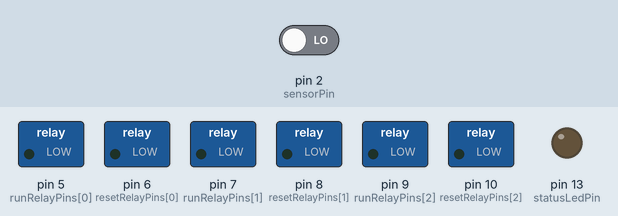
Simulated run of this sketch. Board: Arduino Uno, built with avr-gcc and run on an emulated ATmega328P. On the bench: switched loads named in the sketch (green lamp = pin HIGH), output pins drawn as LEDs (lit = HIGH). The inputs (shaded band) are chosen by the test bench; at power-on: pin 2 (sensorPin) LOW.

Above: at 1.2 s.
1.3 s: pin 2 (sensorPin) driven HIGH
At 2.5 s:
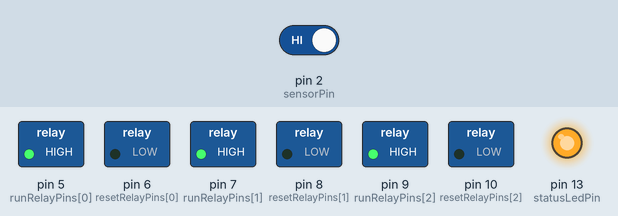
Timing chart, 0 to 4.3 s (numbered marks = the images above; inputs shaded):
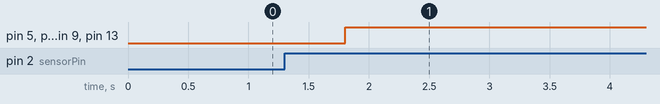

The sketch:

presence_group_controller_no_bus_relay_test.ino
```cpp
/*
  Becoming Ripples - Presence Group Controller no-bus relay test
  Board: Arduino Nano R3 / Uno compatible

  Temporary diagnostic sketch.

  Purpose:
  - Disable the D3 cross-controller bus completely.
  - Test one local LD2410 OUT input on D2.
  - Test all six relay channels:
    D5/D7/D9  -> RUN relays for devices 1/2/3
    D6/D8/D10 -> RESET relays for devices 1/2/3

  This variant is tuned for the relay behavior reported on site:
  RELAY_ACTIVE_LOW is set to false, meaning HIGH turns a relay ON.

  Test timeline now matches the production timing, except D3 bus is disabled:
  - Local presence on D2 for 500ms: D13 ON, RUN relays 1/2/3 ON.
  - No presence for holdTimeMs: D13 OFF, RUN relays 1/2/3 OFF.
  - After resetIdleDelayMs in IDLE: pulse relay 4 for resetPulseMs.
  - Then pulse relay 5, then relay 6, separated by resetBetweenDevicesMs.

  If presence appears during an active reset pulse, this version finishes the
  current reset pulse first, then switches to RUN. The device firmware itself
  still decides when it is ready to react to RUN; if it has already entered
  autoHome(), it will complete that blocking reset flow before running.
*/

const int sensorPin = 2;
const int deviceCount = 3;
const int runRelayPins[deviceCount] = {5, 7, 9};
const int resetRelayPins[deviceCount] = {6, 8, 10};
const int statusLedPin = 13;

const bool SENSOR_ACTIVE_HIGH = true;
const bool RELAY_ACTIVE_LOW = false;
const bool FINISH_ACTIVE_RESET_PULSE_BEFORE_RUN = true;

const unsigned long presenceDebounceMs = 500UL;
const unsigned long holdTimeMs = 180000UL;
const unsigned long resetIdleDelayMs = 300000UL;
const unsigned long resetPulseMs = 2000UL;
const unsigned long resetBetweenDevicesMs = 600000UL;
// Row A: 0UL. Row B: 300000UL to start reset 5 minutes later than Row A.
const unsigned long resetStartOffsetMs = 0UL;
const unsigned long loopDelayMs = 20UL;

unsigned long lastLocalPresenceTime = 0;
unsigned long localPresenceStartedTime = 0;
bool roomRunActive = false;
bool hasSeenLocalPresence = false;
bool rawLocalPresenceWasActive = false;

bool idleResetTimerStarted = false;
bool resetSweepComplete = false;
unsigned long nextResetAllowedTime = 0;
unsigned long resetPulseStartedTime = 0;
int nextResetDeviceIndex = 0;
int activeResetDeviceIndex = -1;
int resetPulsesThisIdle = 0;

bool readLocalPresence() {
  int sensorValue = digitalRead(sensorPin);
  return SENSOR_ACTIVE_HIGH ? sensorValue == HIGH : sensorValue == LOW;
}

bool readDebouncedLocalPresence(unsigned long now) {
  bool rawLocalPresence = readLocalPresence();

  if (!rawLocalPresence) {
    rawLocalPresenceWasActive = false;
    return false;
  }

  if (!rawLocalPresenceWasActive) {
    rawLocalPresenceWasActive = true;
    localPresenceStartedTime = now;
  }

  return now - localPresenceStartedTime >= presenceDebounceMs;
}

void setRelay(int pin, bool on) {
  if (RELAY_ACTIVE_LOW) {
    digitalWrite(pin, on ? LOW : HIGH);
  } else {
    digitalWrite(pin, on ? HIGH : LOW);
  }
}

bool timeReached(unsigned long now, unsigned long targetTime) {
  return (long)(now - targetTime) >= 0;
}

void setRunRelays(bool on) {
  for (int i = 0; i < deviceCount; i++) {
    setRelay(runRelayPins[i], on);
  }
}

void setResetRelay(int deviceIndex, bool on) {
  setRelay(resetRelayPins[deviceIndex], on);
}

void setResetRelays(bool on) {
  for (int i = 0; i < deviceCount; i++) {
    setResetRelay(i, on);
  }
}

void cancelResetScheduler() {
  setResetRelays(false);
  activeResetDeviceIndex = -1;
  idleResetTimerStarted = false;
  resetSweepComplete = false;
  resetPulsesThisIdle = 0;
}

void startResetPulse(int deviceIndex, unsigned long now) {
  activeResetDeviceIndex = deviceIndex;
  resetPulseStartedTime = now;
  setResetRelay(activeResetDeviceIndex, true);
}

void updateResetScheduler(bool runActive, unsigned long now) {
  if (runActive) {
    cancelResetScheduler();
    return;
  }

  if (resetSweepComplete) {
    return;
  }

  if (!idleResetTimerStarted) {
    idleResetTimerStarted = true;
    nextResetAllowedTime = now + resetIdleDelayMs + resetStartOffsetMs;
  }

  if (activeResetDeviceIndex >= 0) {
    if (now - resetPulseStartedTime >= resetPulseMs) {
      setResetRelay(activeResetDeviceIndex, false);
      activeResetDeviceIndex = -1;
      nextResetDeviceIndex = (nextResetDeviceIndex + 1) % deviceCount;
      resetPulsesThisIdle++;

      if (resetPulsesThisIdle >= deviceCount) {
        resetSweepComplete = true;
      } else {
        nextResetAllowedTime = now + resetBetweenDevicesMs;
      }
    }
    return;
  }

  if (timeReached(now, nextResetAllowedTime)) {
    startResetPulse(nextResetDeviceIndex, now);
  }
}

void setup() {
  pinMode(sensorPin, INPUT);

  for (int i = 0; i < deviceCount; i++) {
    pinMode(runRelayPins[i], OUTPUT);
    pinMode(resetRelayPins[i], OUTPUT);
    setRelay(runRelayPins[i], false);
    setRelay(resetRelayPins[i], false);
  }

  pinMode(statusLedPin, OUTPUT);
  digitalWrite(statusLedPin, LOW);
}

void loop() {
  unsigned long now = millis();
  bool localPresence = readDebouncedLocalPresence(now);

  if (localPresence) {
    hasSeenLocalPresence = true;
    lastLocalPresenceTime = now;
  }

  bool localRunRequest = hasSeenLocalPresence && now - lastLocalPresenceTime < holdTimeMs;
  bool finishResetBeforeRun = FINISH_ACTIVE_RESET_PULSE_BEFORE_RUN && activeResetDeviceIndex >= 0;
  roomRunActive = localRunRequest && !finishResetBeforeRun;

  setRunRelays(roomRunActive);
  updateResetScheduler(roomRunActive, now);
  digitalWrite(statusLedPin, roomRunActive ? HIGH : LOW);

  delay(loopDelayMs);
}
```

Measured:
- after the input at 1.3 s, pin 5 (runRelayPins[0]), pin 7 (runRelayPins[1]), pin 9 (runRelayPins[2]), pin 13 (statusLedPin): LOW → HIGH after 0.50 s
